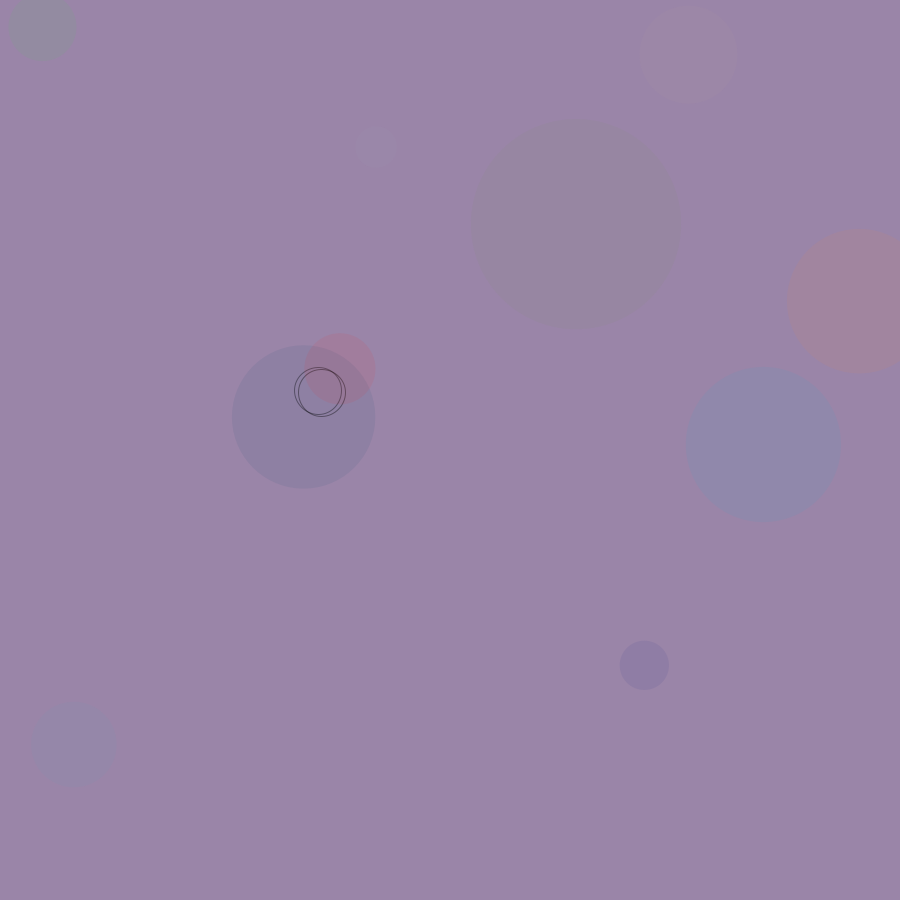
Frame 1 (no input)
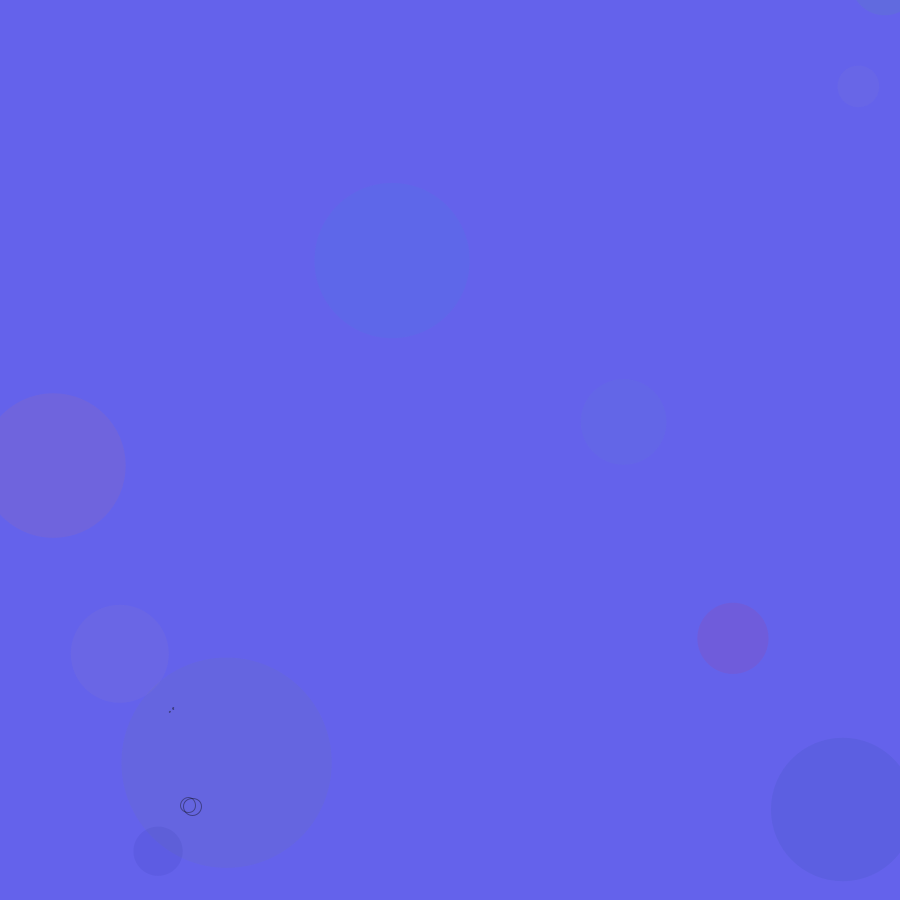
Frame 60 (the mouse pressed at the canvas centre just before this capture)
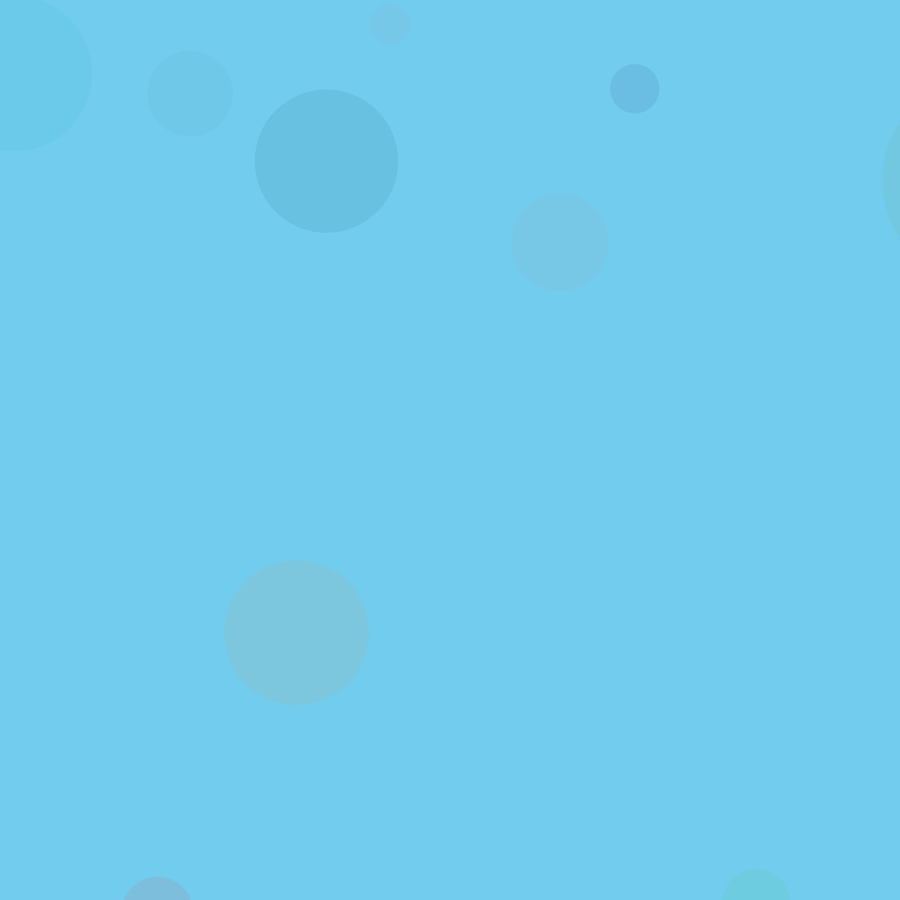
Frame 120 (the mouse held since frame 60 and released just before this capture)

The Processing sketch that drew these frames (run headless with seeded random() and noise(); from frame 60 on, the mouse is pressed at the canvas centre):

// Processing sketch: processing_55071
// ── processing_55071.pde

int _num = 10;
Circle[]_circleArr = {
};

void setup() {
  size(900, 900);
  background(85, 115, 134);
  smooth();
  strokeWeight(1);
  fill(150, 50);
  drawCircles();
}

void draw() {
  
  background(random(255), random(255), random(255), 40);
  for (int i=0;i<_circleArr.length;i++) {
    Circle thisCirc = _circleArr[i];
    thisCirc.updateMe();
  }
}

void mouseReleased() {
  drawCircles();
  println(_circleArr.length);
}

void drawCircles() {
  for (int i=0; i<_num; i++) {
    Circle thisCirc = new Circle();
    thisCirc.drawMe();
    _circleArr = (Circle[])append(_circleArr, thisCirc);
  }
}

class Circle {
  float x, y;
  float radius;
  color linecol, fillcol;
  float alph;
  float xmove, ymove;

  Circle () {
    x = random(width);
    y = random(height);
    radius = random(100) + 10;
    linecol = color(random(255), random(255), random(255));
    fillcol = color(random(255), random(255), random(255));
    alph = random(255);
    xmove = random(10) - 5;
    ymove = random(10) - 5;
  }

  void drawMe() {
    noStroke();
    fill(fillcol, 20);
    ellipse(x, y, radius*2, radius*2);
    stroke(linecol, 150);
  }

  void updateMe() {
    x+=xmove*2;
    y+=ymove*2;
    if (x>(width+radius)) {
      x=0-radius;
    }
    if (x<(0-radius)) {
      x=height+radius;
    }
    if (y>(height+radius)) {
      y=0-radius;
    }
    if (y<(0-radius)) {
      y=height+radius;
    }


    for (int i=0;i<_circleArr.length;i++) {
      Circle otherCirc = _circleArr[i];
      if (otherCirc != this) {
        float dis = dist(x, y, otherCirc.x, otherCirc.y);
        float overlap = dis - radius - otherCirc.radius;
        if (overlap<0) {
          float midx, midy;
          midx = (x+ otherCirc.x)/2;
          midy = (y+ otherCirc.y)/2;
          stroke(0, 100);
          noFill();
          overlap *= -1;
          ellipse(midx, midy, overlap, overlap);
        }
      }
    }

    drawMe();
  }
}
